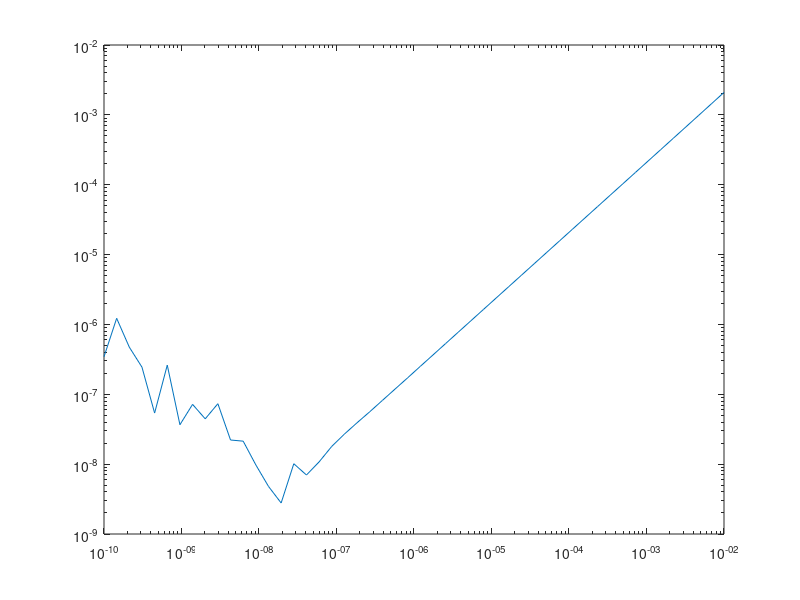

Write MATLAB code to recreate this figure.
%% Assignment
% Differentiation

% Name        : Mohamed Mafaz
% Roll Number : AM25M009
% Department  : Applied Mechanics

clc;
clear;
close all;


f = @(x) cos(x); 
f_actual = @(x) -sin(x);

x = 2;


function [val] = forward_method(f, x, h)
    val = (f(x+h) - f(x)) / h;
end

function [val] = backward_method(f, x, h)
    val = (f(x) - f(x-h)) / h;
end

function [val] = central_method(f, x, h)
    val = (f(x+h) - f(x-h)) / (2*h);
end

function [val] = central_method_h4(f, x, h)
    val = (-f(x+2*h) + 8*f(x+h) - 8*f(x-h) + f(x-2*h)) / (12*h);
end


steps = 50;
hs = logspace(-2, -10, steps);



fx            = f(x) * ones(1, steps);          
fx_h          = f(x) * ones(1, steps);  


fx           = zeros(1, steps);
fx_derivative = zeros(1, steps);

for i = 1:steps
    fx(i)   = f(x);
    fx_h(i) = f(x+hs(i));
end


f_d = zeros(1, steps);
err = zeros(1, steps);

for i = 1:steps
    f_d(i) = (fx_h(i) - fx(i))/hs(i);
    err(i) = abs(f_d(i) - f_actual(x));
end

loglog(hs, err, 'DisplayName', 'Forward error')
hold on




